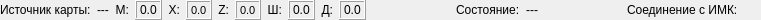
<?xml version="1.0" encoding="UTF-8"?>
<ui version="4.0">
 <class>FormStatusBar</class>
 <widget class="QWidget" name="FormStatusBar">
  <property name="geometry">
   <rect>
    <x>0</x>
    <y>0</y>
    <width>761</width>
    <height>20</height>
   </rect>
  </property>
  <property name="windowTitle">
   <string>Form</string>
  </property>
  <layout class="QHBoxLayout" name="horizontalLayout">
   <property name="leftMargin">
    <number>0</number>
   </property>
   <property name="topMargin">
    <number>0</number>
   </property>
   <property name="rightMargin">
    <number>10</number>
   </property>
   <property name="bottomMargin">
    <number>0</number>
   </property>
   <item>
    <widget class="QLabel" name="label_6">
     <property name="text">
      <string>Источник карты:</string>
     </property>
    </widget>
   </item>
   <item>
    <widget class="QLabel" name="labelSource">
     <property name="text">
      <string>---</string>
     </property>
    </widget>
   </item>
   <item>
    <widget class="QLabel" name="label_4">
     <property name="text">
      <string>М:</string>
     </property>
     <property name="alignment">
      <set>Qt::AlignRight|Qt::AlignTrailing|Qt::AlignVCenter</set>
     </property>
    </widget>
   </item>
   <item>
    <widget class="QLabel" name="labelZoom">
     <property name="frameShape">
      <enum>QFrame::Box</enum>
     </property>
     <property name="frameShadow">
      <enum>QFrame::Raised</enum>
     </property>
     <property name="text">
      <string>0.0</string>
     </property>
    </widget>
   </item>
   <item>
    <widget class="QLabel" name="label">
     <property name="layoutDirection">
      <enum>Qt::LeftToRight</enum>
     </property>
     <property name="text">
      <string>X:</string>
     </property>
     <property name="alignment">
      <set>Qt::AlignRight|Qt::AlignTrailing|Qt::AlignVCenter</set>
     </property>
    </widget>
   </item>
   <item>
    <widget class="QLabel" name="labelX">
     <property name="font">
      <font>
       <pointsize>8</pointsize>
      </font>
     </property>
     <property name="frameShape">
      <enum>QFrame::Box</enum>
     </property>
     <property name="frameShadow">
      <enum>QFrame::Raised</enum>
     </property>
     <property name="text">
      <string>0.0</string>
     </property>
    </widget>
   </item>
   <item>
    <widget class="QLabel" name="label_2">
     <property name="text">
      <string>Z:</string>
     </property>
     <property name="alignment">
      <set>Qt::AlignRight|Qt::AlignTrailing|Qt::AlignVCenter</set>
     </property>
    </widget>
   </item>
   <item>
    <widget class="QLabel" name="labelZ">
     <property name="font">
      <font>
       <pointsize>8</pointsize>
      </font>
     </property>
     <property name="frameShape">
      <enum>QFrame::Box</enum>
     </property>
     <property name="frameShadow">
      <enum>QFrame::Raised</enum>
     </property>
     <property name="text">
      <string>0.0</string>
     </property>
    </widget>
   </item>
   <item>
    <widget class="QLabel" name="label_3">
     <property name="text">
      <string>Ш:</string>
     </property>
     <property name="alignment">
      <set>Qt::AlignRight|Qt::AlignTrailing|Qt::AlignVCenter</set>
     </property>
    </widget>
   </item>
   <item>
    <widget class="QLabel" name="labelLat">
     <property name="frameShape">
      <enum>QFrame::Box</enum>
     </property>
     <property name="frameShadow">
      <enum>QFrame::Raised</enum>
     </property>
     <property name="text">
      <string>0.0</string>
     </property>
    </widget>
   </item>
   <item>
    <widget class="QLabel" name="label_5">
     <property name="text">
      <string>Д:</string>
     </property>
     <property name="alignment">
      <set>Qt::AlignRight|Qt::AlignTrailing|Qt::AlignVCenter</set>
     </property>
    </widget>
   </item>
   <item>
    <widget class="QLabel" name="labelLon">
     <property name="frameShape">
      <enum>QFrame::Box</enum>
     </property>
     <property name="frameShadow">
      <enum>QFrame::Raised</enum>
     </property>
     <property name="text">
      <string>0.0</string>
     </property>
    </widget>
   </item>
   <item>
    <spacer name="horizontalSpacer">
     <property name="orientation">
      <enum>Qt::Horizontal</enum>
     </property>
     <property name="sizeType">
      <enum>QSizePolicy::MinimumExpanding</enum>
     </property>
     <property name="sizeHint" stdset="0">
      <size>
       <width>40</width>
       <height>20</height>
      </size>
     </property>
    </spacer>
   </item>
   <item>
    <widget class="QLabel" name="label_7">
     <property name="text">
      <string>Состояние:</string>
     </property>
    </widget>
   </item>
   <item>
    <widget class="QLabel" name="labelStatus">
     <property name="text">
      <string>---</string>
     </property>
     <property name="alignment">
      <set>Qt::AlignRight|Qt::AlignTrailing|Qt::AlignVCenter</set>
     </property>
    </widget>
   </item>
   <item>
    <spacer name="horizontalSpacer_2">
     <property name="orientation">
      <enum>Qt::Horizontal</enum>
     </property>
     <property name="sizeHint" stdset="0">
      <size>
       <width>40</width>
       <height>20</height>
      </size>
     </property>
    </spacer>
   </item>
   <item>
    <widget class="QLabel" name="label_connect">
     <property name="palette">
      <palette>
       <active>
        <colorrole role="WindowText">
         <brush brushstyle="SolidPattern">
          <color alpha="255">
           <red>0</red>
           <green>0</green>
           <blue>0</blue>
          </color>
         </brush>
        </colorrole>
       </active>
       <inactive>
        <colorrole role="WindowText">
         <brush brushstyle="SolidPattern">
          <color alpha="255">
           <red>0</red>
           <green>0</green>
           <blue>0</blue>
          </color>
         </brush>
        </colorrole>
       </inactive>
       <disabled>
        <colorrole role="WindowText">
         <brush brushstyle="SolidPattern">
          <color alpha="255">
           <red>120</red>
           <green>120</green>
           <blue>120</blue>
          </color>
         </brush>
        </colorrole>
       </disabled>
      </palette>
     </property>
     <property name="text">
      <string>Соединение с ИМК:</string>
     </property>
    </widget>
   </item>
   <item>
    <widget class="QLabel" name="connectState">
     <property name="text">
      <string/>
     </property>
    </widget>
   </item>
  </layout>
 </widget>
 <resources/>
 <connections/>
</ui>
